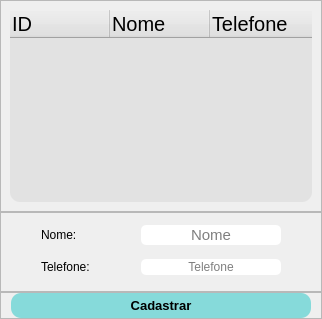
             <widget class="QWidget" name="CadastroClientePage">
              <layout class="QVBoxLayout" name="verticalLayout">
               <property name="spacing">
                <number>0</number>
               </property>
               <property name="leftMargin">
                <number>0</number>
               </property>
               <property name="topMargin">
                <number>0</number>
               </property>
               <property name="rightMargin">
                <number>0</number>
               </property>
               <property name="bottomMargin">
                <number>0</number>
               </property>
               <item>
                <widget class="QFrame" name="frame_3">
                 <property name="minimumSize">
                  <size>
                   <width>0</width>
                   <height>0</height>
                  </size>
                 </property>
                 <property name="maximumSize">
                  <size>
                   <width>16777215</width>
                   <height>44444</height>
                  </size>
                 </property>
                 <property name="frameShape">
                  <enum>QFrame::StyledPanel</enum>
                 </property>
                 <property name="frameShadow">
                  <enum>QFrame::Raised</enum>
                 </property>
                 <layout class="QGridLayout" name="gridLayout_3">
                  <property name="leftMargin">
                   <number>9</number>
                  </property>
                  <property name="topMargin">
                   <number>9</number>
                  </property>
                  <property name="rightMargin">
                   <number>9</number>
                  </property>
                  <property name="bottomMargin">
                   <number>9</number>
                  </property>
                  <property name="spacing">
                   <number>0</number>
                  </property>
                  <item row="0" column="0">
                   <widget class="QTreeWidget" name="colunCadastrarCliente">
                    <property name="font">
                     <font>
                      <pointsize>12</pointsize>
                     </font>
                    </property>
                    <property name="styleSheet">
                     <string notr="true">background-color: rgb(226, 226, 226);
border-radius:10px</string>
                    </property>
                    <property name="textElideMode">
                     <enum>Qt::ElideRight</enum>
                    </property>
                    <property name="columnCount">
                     <number>3</number>
                    </property>
                    <attribute name="headerCascadingSectionResizes">
                     <bool>false</bool>
                    </attribute>
                    <attribute name="headerHighlightSections">
                     <bool>false</bool>
                    </attribute>
                    <attribute name="headerShowSortIndicator" stdset="0">
                     <bool>false</bool>
                    </attribute>
                    <column>
                     <property name="text">
                      <string>ID</string>
                     </property>
                     <property name="font">
                      <font>
                       <pointsize>15</pointsize>
                      </font>
                     </property>
                    </column>
                    <column>
                     <property name="text">
                      <string>Nome</string>
                     </property>
                     <property name="font">
                      <font>
                       <pointsize>15</pointsize>
                      </font>
                     </property>
                    </column>
                    <column>
                     <property name="text">
                      <string>Telefone</string>
                     </property>
                     <property name="font">
                      <font>
                       <pointsize>15</pointsize>
                      </font>
                     </property>
                    </column>
                    <item>
                     <property name="text">
                      <string/>
                     </property>
                    </item>
                   </widget>
                  </item>
                 </layout>
                </widget>
               </item>
               <item>
                <widget class="QFrame" name="frame_4">
                 <property name="minimumSize">
                  <size>
                   <width>0</width>
                   <height>80</height>
                  </size>
                 </property>
                 <property name="maximumSize">
                  <size>
                   <width>16777215</width>
                   <height>100</height>
                  </size>
                 </property>
                 <property name="font">
                  <font>
                   <weight>50</weight>
                   <bold>false</bold>
                  </font>
                 </property>
                 <property name="styleSheet">
                  <string notr="true">QLineEdit {
background-color: rgb(255, 255, 255);
border-radius: 5px;
font: 75 11pt &quot;MS Shell Dlg 2&quot;;
}

QLabel {
color: rgb(0, 0, 0);
	font: 75 14pt &quot;MS Shell Dlg 2&quot;;
}

</string>
                 </property>
                 <property name="frameShape">
                  <enum>QFrame::StyledPanel</enum>
                 </property>
                 <property name="frameShadow">
                  <enum>QFrame::Raised</enum>
                 </property>
                 <layout class="QGridLayout" name="gridLayout_4">
                  <property name="leftMargin">
                   <number>0</number>
                  </property>
                  <property name="topMargin">
                   <number>0</number>
                  </property>
                  <property name="rightMargin">
                   <number>0</number>
                  </property>
                  <property name="bottomMargin">
                   <number>0</number>
                  </property>
                  <property name="spacing">
                   <number>0</number>
                  </property>
                  <item row="1" column="1">
                   <widget class="QLabel" name="label_3">
                    <property name="minimumSize">
                     <size>
                      <width>100</width>
                      <height>0</height>
                     </size>
                    </property>
                    <property name="maximumSize">
                     <size>
                      <width>100</width>
                      <height>16777215</height>
                     </size>
                    </property>
                    <property name="text">
                     <string>Telefone:</string>
                    </property>
                   </widget>
                  </item>
                  <item row="0" column="1">
                   <widget class="QLabel" name="label_2">
                    <property name="text">
                     <string>Nome:</string>
                    </property>
                   </widget>
                  </item>
                  <item row="1" column="2">
                   <widget class="QLineEdit" name="InputTelefoneCliente">
                    <property name="maximumSize">
                     <size>
                      <width>300</width>
                      <height>16777215</height>
                     </size>
                    </property>
                    <property name="alignment">
                     <set>Qt::AlignCenter</set>
                    </property>
                    <property name="placeholderText">
                     <string>Telefone</string>
                    </property>
                   </widget>
                  </item>
                  <item row="0" column="2">
                   <widget class="QLineEdit" name="InputNomeCliente">
                    <property name="maximumSize">
                     <size>
                      <width>300</width>
                      <height>16777215</height>
                     </size>
                    </property>
                    <property name="font">
                     <font>
                      <family>MS Shell Dlg 2</family>
                      <pointsize>11</pointsize>
                      <weight>9</weight>
                      <italic>false</italic>
                      <bold>false</bold>
                     </font>
                    </property>
                    <property name="alignment">
                     <set>Qt::AlignCenter</set>
                    </property>
                    <property name="placeholderText">
                     <string>Nome</string>
                    </property>
                   </widget>
                  </item>
                  <item row="0" column="3">
                   <spacer name="horizontalSpacer">
                    <property name="orientation">
                     <enum>Qt::Horizontal</enum>
                    </property>
                    <property name="sizeHint" stdset="0">
                     <size>
                      <width>40</width>
                      <height>20</height>
                     </size>
                    </property>
                   </spacer>
                  </item>
                  <item row="1" column="3">
                   <spacer name="horizontalSpacer_2">
                    <property name="orientation">
                     <enum>Qt::Horizontal</enum>
                    </property>
                    <property name="sizeHint" stdset="0">
                     <size>
                      <width>40</width>
                      <height>20</height>
                     </size>
                    </property>
                   </spacer>
                  </item>
                  <item row="0" column="0">
                   <spacer name="horizontalSpacer_3">
                    <property name="orientation">
                     <enum>Qt::Horizontal</enum>
                    </property>
                    <property name="sizeHint" stdset="0">
                     <size>
                      <width>40</width>
                      <height>20</height>
                     </size>
                    </property>
                   </spacer>
                  </item>
                  <item row="1" column="0">
                   <spacer name="horizontalSpacer_4">
                    <property name="orientation">
                     <enum>Qt::Horizontal</enum>
                    </property>
                    <property name="sizeHint" stdset="0">
                     <size>
                      <width>40</width>
                      <height>20</height>
                     </size>
                    </property>
                   </spacer>
                  </item>
                 </layout>
                </widget>
               </item>
               <item>
                <widget class="QFrame" name="frame_11">
                 <property name="maximumSize">
                  <size>
                   <width>16777215</width>
                   <height>50</height>
                  </size>
                 </property>
                 <property name="styleSheet">
                  <string notr="true">QPushButton {
background-color: rgba(29, 196, 196, 0.5);
border-radius: 10px;
}

QPushButton:hover {
background-color: rgb(29, 196, 196);
}</string>
                 </property>
                 <property name="frameShape">
                  <enum>QFrame::StyledPanel</enum>
                 </property>
                 <property name="frameShadow">
                  <enum>QFrame::Raised</enum>
                 </property>
                 <layout class="QGridLayout" name="gridLayout_13">
                  <property name="leftMargin">
                   <number>0</number>
                  </property>
                  <property name="topMargin">
                   <number>0</number>
                  </property>
                  <property name="rightMargin">
                   <number>0</number>
                  </property>
                  <property name="bottomMargin">
                   <number>0</number>
                  </property>
                  <property name="spacing">
                   <number>0</number>
                  </property>
                  <item row="0" column="0">
                   <widget class="QPushButton" name="btnCadastrarCliente">
                    <property name="minimumSize">
                     <size>
                      <width>0</width>
                      <height>25</height>
                     </size>
                    </property>
                    <property name="maximumSize">
                     <size>
                      <width>300</width>
                      <height>25</height>
                     </size>
                    </property>
                    <property name="font">
                     <font>
                      <pointsize>10</pointsize>
                      <weight>75</weight>
                      <bold>true</bold>
                     </font>
                    </property>
                    <property name="cursor">
                     <cursorShape>PointingHandCursor</cursorShape>
                    </property>
                    <property name="text">
                     <string>Cadastrar</string>
                    </property>
                   </widget>
                  </item>
                 </layout>
                </widget>
               </item>
              </layout>
             </widget>
